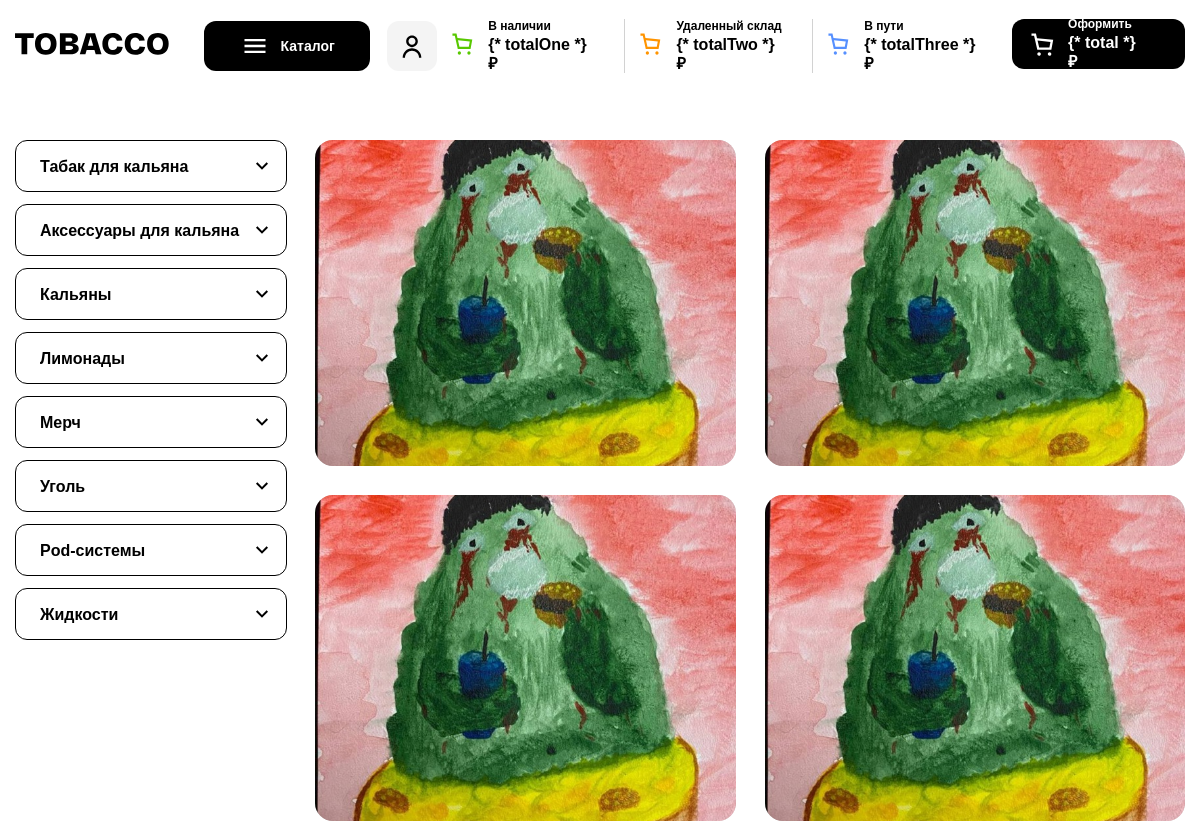
Screenshot of / (signed in) with the database file from the repository.
### api/models.py (models this page shows, shortened)
class Category(models.Model):
    name = models.CharField('Название', max_length=30)
    time_create = models.DateTimeField(auto_now_add=True)
    class Meta:
        verbose_name = 'Категория'
        verbose_name_plural = 'Основные категории товаров'

class Banners(models.Model):
    name = models.CharField('Название', max_length=30)
    time_create = models.DateTimeField(auto_now_add=True)
    img = models.ImageField('Изображение', upload_to="img/%Y/%m/%d", blank=True)
    class Meta:
        verbose_name = 'Баннер'
        verbose_name_plural = 'Баннеры'

### main/views.py (the view)
# urls.py: path('', main, name='main'),
@login_required(login_url='/auth/')
def main(request):
    subcategories = Subcategory.objects.all().order_by('parent_category_id')
    categories = Category.objects.all()
    banners = Banners.objects.all()
    return render(request, 'main/main.html', {'categories': categories, 'subcategories': subcategories, 'banners': banners})

### main/templates/main/main.html (shortened to what this page needs)
{% extends "main/base.html" %}
{% load static %}
{% block content %}
<main class="main" id="mainScreen">
  <div class="main__container container">
    {% include "main/menu.html" %}
    <div class="main__content" id="bannersContent" style="display;">
      <section class="banners">
        <ul class="list-reset banners__list">
          {% for banner in banners%}
          <li class="banners__item">
            <div class="banner">
              <img src="/media/{{banner.img}}">
            </div>
            {% endfor %}
        </ul>
      </section>
    </div>
  </div>
</main>
{% endblock %}

### main/templates/main/base.html (shortened to what this page needs)
{% load static %}
<!DOCTYPE html>
<html lang="ru" class="page">
<head>
  <link rel="stylesheet" href="{% static 'main/css/vendor.css' %}">
  <link rel="stylesheet" href="{% static 'main/css/main.css' %}">
</head>
<body class="page__body">
  <div class="site-container" id="app">
    <header class="header">
      <div class="container header__container">
        <div class="header__left">
          <div class="header__logo" @click="changeContent()">
            <img loading="lazy" src="{% static 'main/img/tobacco.svg' %}" class="image" width="156" height="22"
              alt="Tobacco">
          </div>
          <button class="btn-reset btn header__btn" data-graph-path="menu" data-btn-open id="catalogBtn" @click="changeContentOnCatalog()">
            <img loading="lazy" src="{% static 'main/img/hamburger.svg' %}" class="image" width="28" height="28"
              alt="path" />
            <span>Каталог</span>
          </button>
          <button class="btn-reset btn btn--gray header__user" onclick="location.href='/account'"></button>
        </div>
        {% if request.path != '/basket/' and request.path != '/payment/' %}
        <div class="header__right" id="headerRight" style="display:">
          <ul class="list-reset header__list">
            <li class="header__item">
              <div class="header__icon">
                <img loading="lazy" src="{% static 'main/img/path-green.svg' %}" class="image" width="22" height="22"
                  alt="path">
              </div>
              <div class="header__info">
                <div class="header__crit">В наличии</div>
                <div class="header__value" id="total_stock">{* totalOne *} ₽</div>
              </div>
            </li>
            <li class="header__item">
              <div class="header__icon">
                <img loading="lazy" src="{% static 'main/img/path-orange.svg' %}" class="image" width="22" height="22"
                  alt="path">
              </div>
              <div class="header__info">
                <div class="header__crit">Удаленный склад</div>
                <div class="header__value" id="total_remote">{* totalTwo *} ₽</div>
              </div>
            </li>
            <li class="header__item">
              <div class="header__icon">
                <img loading="lazy" src="{% static 'main/img/path-blue.svg' %}" class="image" width="22" height="22"
                  alt="path">
              </div>
              <div class="header__info">
                <div class="header__crit">В пути</div>
                <div class="header__value" id="total_way">{* totalThree *} ₽</div>
              </div>
            </li>
          </ul>
          <button class="btn-reset btn header__btn header__btn--path" v-on:click="createOrder()">
            <img loading="lazy" src="{% static 'main/img/path.svg' %}" class="image" width="28" height="28" alt="path">
            <div class="header__info">
              <div class="header__crit header__crit--btn">Оформить</div>
              <div class="header__value header__value--btn" id="total">{* total *} ₽</div>
            </div>
          </button>
        </div>
        {% endif %}
      </div>
    </header>
    {% block content %}{% endblock %}
  </div>
</body>
</html>

### main/templates/main/menu.html (shortened to what this page needs)
{% load static %}
<div class="sidebar" data-sidebar>
  <ul class="list-reset sidebar__list">
    {% for category in categories %}
    <li class="sidebar__item accordion-item--{% if category.name == 'Аксессуары для кальяна'%}green
      {% elif category.name == 'Кальяны'%}orange
      {% elif category.name == 'Лимонады'%}yellow
      {% elif category.name == 'Мерч'%}light-pink
      {% elif category.name == 'Табак для кальяна'%}blue
      {% elif category.name == 'Уголь'%}purple
      {% elif category.name == 'Pod-системы'%}red
      {% elif category.name == 'Жидкости'%}pink{% endif %}">
      <button class="btn-reset sidebar__btn sidebar__accordion accordion-header" :id="'categoryTab_'+{{category.id}}"
        @click="displayCategory({{category.id}})">
        <span class="ui-accordion-header-icon ui-icon ui-icon-triangle-1-e"
          :id="'categoryTriagle_'+{{category.id}}"></span>
        {{category.name}}
      </button>
    </li>
    {% endfor %}
  </ul>
</div>

### main/static/main/css/main.css (style rules this page uses)
:root { --font-family:"RFDewi",sans-serif;--content-width:1330px;--container-offset:15px;--container-width:calc(var(--content-width) + (var(--container-offset) * 2));--light-color:#fff;--dark-color:#000;--gray-color:#f4f4f4;--dark-gray-color:#7f7f7f;--alto-color:#d2d2d2;--green-color:#58c800;--orange-color:#fcad08;--red-color:#ff1515;--blue-color:#5690ff;--green:#89ba5f;--orange:#ff4200;--yellow:#ffae00;--light-pink:#df3c6b;--blue:#0089c8;--purple:#9b00ff;--red:#ff6060;--pink:#ff55bc }
html { -webkit-box-sizing:border-box;box-sizing:border-box }
.page { height:100%;font-family:var(--font-family,sans-serif);-webkit-text-size-adjust:100% }
.page__body { margin:0;min-width:320px;min-height:100%;font-size:16px }
img { height:auto;max-width:100%;-o-object-fit:cover;object-fit:cover }
.site-container { overflow:hidden }
.btn-reset { border:none;padding:0;background:0 0;cursor:pointer }
.list-reset { list-style:none;margin:0;padding:0 }
.container { margin:0 auto;padding:0 var(--container-offset);max-width:var(--container-width) }
.main__container { display:-ms-grid;display:grid;-ms-grid-columns:300px 1fr;grid-template-columns:300px 1fr;margin-top:140px;padding-bottom:10px }
.header { position:fixed;top:0;z-index:10000;width:100%;background-color:var(--light-color) }
.header__container { display:-webkit-box;display:-ms-flexbox;display:flex;-webkit-box-align:center;-ms-flex-align:center;align-items:center;-webkit-box-pack:justify;-ms-flex-pack:justify;justify-content:space-between;min-height:92px }
.header__left { display:-webkit-box;display:-ms-flexbox;display:flex;-webkit-box-align:center;-ms-flex-align:center;align-items:center }
.header__logo { margin-right:35px }
.header__btn { display:-webkit-box;display:-ms-flexbox;display:flex;-webkit-box-align:center;-ms-flex-align:center;align-items:center;padding:5px 37px;height:50px;font-weight:700;font-size:14px;line-height:17px }
.header__btn img { margin-right:12px }
.header__btn--path { padding-left:16px }
.header__user { margin-left:17px;width:50px;height:50px;background-image:url(../img/user.svg);background-position:center;background-size:28px;background-repeat:no-repeat }
.header__list,.header__right { display:-webkit-box;display:-ms-flexbox;display:flex }
.header__item { display:-webkit-box;display:-ms-flexbox;display:flex;-webkit-box-align:center;-ms-flex-align:center;align-items:center;padding-right:25px;padding-left:15px }
.header__item:not(:last-child) { border-right:1px solid #d2d2d2 }
.header__icon { margin-right:15px }
.header__crit { margin-bottom:2px;font-weight:600;font-size:12px;line-height:14px;text-align:left }
.header__crit--btn { font-weight:600;font-size:12px;line-height:14px }
.header__value { font-weight:700;font-size:16px;line-height:19px;text-align:left }
.header__value--btn { font-weight:700;font-size:16px;line-height:19px }
.sidebar { width:272px;height:auto }
.sidebar__list { display:-webkit-box;display:-ms-flexbox;display:flex;-webkit-box-orient:vertical;-webkit-box-direction:normal;-ms-flex-direction:column;flex-direction:column }
.sidebar__item:not(:last-child) { margin-bottom:12px }
.sidebar__btn { position:relative;display:-webkit-box;display:-ms-flexbox;display:flex;-webkit-box-orient:horizontal;-webkit-box-direction:reverse;-ms-flex-direction:row-reverse;flex-direction:row-reverse;-webkit-box-align:center;-ms-flex-align:center;align-items:center;-webkit-box-pack:justify;-ms-flex-pack:justify;justify-content:space-between;border:1px solid var(--dark-color);border-radius:12px;padding:13px 12px 13px 24px;width:100%;font-weight:700;font-size:16px;line-height:19px;background-color:var(--light-color) }
.banners__list { display:-ms-grid;display:grid;-ms-grid-columns:(1fr)[2];grid-template-columns:repeat(2,1fr);-ms-grid-rows:auto;grid-template-rows:auto;gap:29px }
.banners__item { height:326px;max-width:492px }
.banner { border-radius:18px;width:100%;height:100%;background:#d8d8d8 }
.banner img { border-radius:18px;width:100%;height:100% }
*,::after,::before { -webkit-box-sizing:inherit;box-sizing:inherit;margin:0;outline:0;padding:0;-webkit-box-sizing:border-box;box-sizing:border-box }
.btn { border-radius:12px;color:var(--light-color);background-color:var(--dark-color);-webkit-transition:background-color .2s ease-in-out;-o-transition:background-color .2s ease-in-out;transition:background-color .2s ease-in-out }
.btn--gray { background-color:var(--gray-color) }
.ui-accordion-header-icon { content:url(../img/arrow-down.svg) }

### rows the page displays
Category: name "Табак для кальяна"
Category: name "Аксессуары для кальяна"
Category: name "Кальяны"
Category: name "Лимонады"
Category: name "Мерч"
Category: name "Уголь"
Category: name "Pod-системы"
Category: name "Жидкости"
Banners: img (picture)
Banners: img (picture)
Banners: img (picture)
Banners: img (picture)
